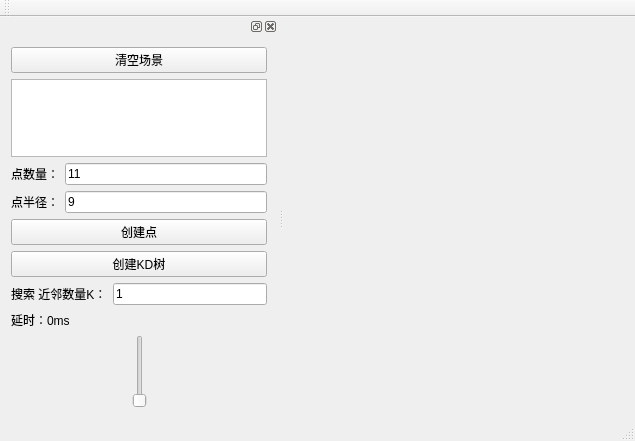
<?xml version="1.0" encoding="UTF-8"?>
<ui version="4.0">
 <class>MainWindow</class>
 <widget class="QMainWindow" name="MainWindow">
  <property name="geometry">
   <rect>
    <x>0</x>
    <y>0</y>
    <width>635</width>
    <height>441</height>
   </rect>
  </property>
  <property name="windowTitle">
   <string>MainWindow</string>
  </property>
  <widget class="View" name="centralWidget"/>
  <widget class="QMenuBar" name="menuBar">
   <property name="geometry">
    <rect>
     <x>0</x>
     <y>0</y>
     <width>635</width>
     <height>23</height>
    </rect>
   </property>
  </widget>
  <widget class="QToolBar" name="mainToolBar">
   <attribute name="toolBarArea">
    <enum>TopToolBarArea</enum>
   </attribute>
   <attribute name="toolBarBreak">
    <bool>false</bool>
   </attribute>
  </widget>
  <widget class="QStatusBar" name="statusBar"/>
  <widget class="QDockWidget" name="dockWidget">
   <attribute name="dockWidgetArea">
    <number>1</number>
   </attribute>
   <widget class="QWidget" name="dockWidgetContents">
    <layout class="QVBoxLayout" name="verticalLayout">
     <item>
      <widget class="QPushButton" name="pushButton_clearScene">
       <property name="text">
        <string>清空场景</string>
       </property>
      </widget>
     </item>
     <item>
      <widget class="QTextBrowser" name="textBrowser">
       <property name="sizePolicy">
        <sizepolicy hsizetype="Preferred" vsizetype="Expanding">
         <horstretch>0</horstretch>
         <verstretch>0</verstretch>
        </sizepolicy>
       </property>
       <property name="maximumSize">
        <size>
         <width>16777215</width>
         <height>90</height>
        </size>
       </property>
      </widget>
     </item>
     <item>
      <layout class="QHBoxLayout" name="horizontalLayout_2">
       <item>
        <widget class="QLabel" name="label">
         <property name="text">
          <string>点数量：</string>
         </property>
        </widget>
       </item>
       <item>
        <widget class="QLineEdit" name="lineEdit_createPointsCount">
         <property name="text">
          <string>11</string>
         </property>
        </widget>
       </item>
      </layout>
     </item>
     <item>
      <layout class="QHBoxLayout" name="horizontalLayout_3">
       <item>
        <widget class="QLabel" name="label_2">
         <property name="text">
          <string>点半径：</string>
         </property>
        </widget>
       </item>
       <item>
        <widget class="QLineEdit" name="lineEdit_createPointsRadius">
         <property name="inputMethodHints">
          <set>Qt::ImhDigitsOnly</set>
         </property>
         <property name="text">
          <string>9</string>
         </property>
        </widget>
       </item>
      </layout>
     </item>
     <item>
      <widget class="QPushButton" name="pushButton_createPoints">
       <property name="text">
        <string>创建点</string>
       </property>
      </widget>
     </item>
     <item>
      <widget class="QPushButton" name="pushButton_createKDTree">
       <property name="text">
        <string>创建KD树</string>
       </property>
      </widget>
     </item>
     <item>
      <layout class="QHBoxLayout" name="horizontalLayout_4">
       <item>
        <widget class="QLabel" name="label_3">
         <property name="text">
          <string>搜索 近邻数量K：</string>
         </property>
        </widget>
       </item>
       <item>
        <widget class="QLineEdit" name="lineEdit_k">
         <property name="inputMethodHints">
          <set>Qt::ImhDigitsOnly</set>
         </property>
         <property name="text">
          <string>1</string>
         </property>
        </widget>
       </item>
      </layout>
     </item>
     <item>
      <widget class="QLabel" name="label_sleepMscs">
       <property name="text">
        <string>延时：0ms</string>
       </property>
      </widget>
     </item>
     <item>
      <layout class="QHBoxLayout" name="horizontalLayout">
       <item>
        <spacer name="horizontalSpacer">
         <property name="orientation">
          <enum>Qt::Horizontal</enum>
         </property>
         <property name="sizeHint" stdset="0">
          <size>
           <width>40</width>
           <height>20</height>
          </size>
         </property>
        </spacer>
       </item>
       <item>
        <widget class="QSlider" name="verticalSlider_sleepMscs">
         <property name="maximum">
          <number>500</number>
         </property>
         <property name="orientation">
          <enum>Qt::Vertical</enum>
         </property>
        </widget>
       </item>
       <item>
        <spacer name="horizontalSpacer_2">
         <property name="orientation">
          <enum>Qt::Horizontal</enum>
         </property>
         <property name="sizeHint" stdset="0">
          <size>
           <width>40</width>
           <height>20</height>
          </size>
         </property>
        </spacer>
       </item>
      </layout>
     </item>
    </layout>
   </widget>
  </widget>
 </widget>
 <layoutdefault spacing="6" margin="11"/>
 <customwidgets>
  <customwidget>
   <class>View</class>
   <extends>QWidget</extends>
   <header>view.h</header>
   <container>1</container>
  </customwidget>
 </customwidgets>
 <resources/>
 <connections/>
</ui>
